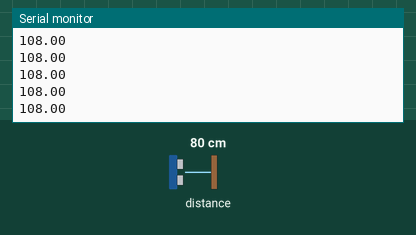
Simulated run of this sketch. Board: Arduino Mega 2560, built with avr-gcc and run on an emulated ATmega2560. Shown: the last lines printed to the serial monitor. The inputs (shaded band) are chosen by the test bench; at power-on: distance to the obstacle 80 cm.

Above: at 1.2 s.
1.3 s: distance to the obstacle set to 2 cm
At 1.33 s:
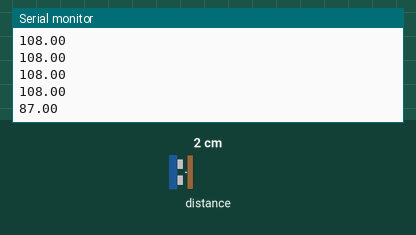
2.8 s: distance to the obstacle set to 9 cm
At 2.83 s:
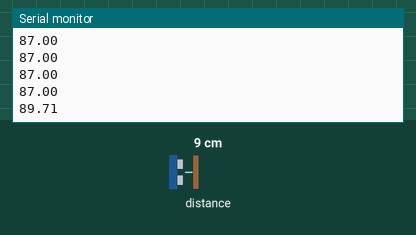
Timing chart, 0 to 5.8 s (numbered marks = the images above; inputs shaded):
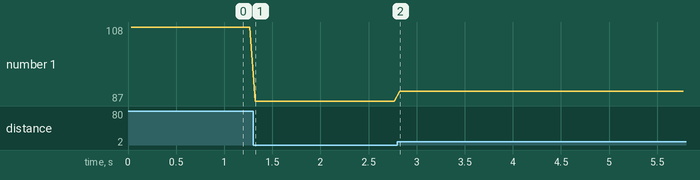

Measured:
- after the input at 1.3 s, the serial monitor: prints a new line at once (image 1)
- after the input at 2.8 s, the serial monitor: prints a new line at once (image 2)
- plotted number 1: 108 → 87 after the input at 1.3 s, 87 → 89.71 after the input at 2.8 s

The sketch:

sketch_feb4a.ino
```cpp
#include <Wire.h>
#include <Adafruit_VL53L0X.h>

Adafruit_VL53L0X lox = Adafruit_VL53L0X();

#define DIST_OFF 50     // mm → min distance
#define DIST_ON 360     // mm → max distance
#define FREQ_MIN 87.0
#define FREQ_MAX 108.0

void setup() {
  Serial.begin(115200);
  Wire.begin();

  if (!lox.begin()) {
    Serial.println("VL53L0X not found!");
    while (1);
  }

  Serial.println("VL53L0X ready!");
}

void loop() {
  VL53L0X_RangingMeasurementData_t measure;
  lox.rangingTest(&measure, false);

  int distance;

  // If reading invalid, treat as max distance → 108 MHz
  if (measure.RangeStatus == 4) {
    distance = DIST_ON;  // max distance
  } else {
    distance = measure.RangeMilliMeter;
  }

  distance = constrain(distance, DIST_OFF, DIST_ON);

  // Map distance 50–360 → 87–108 MHz
  float freq = FREQ_MIN + (distance - DIST_OFF) * (FREQ_MAX - FREQ_MIN) / (DIST_ON - DIST_OFF);

  Serial.println(freq); // send mapped frequency to Mega

  delay(20);
}
```
